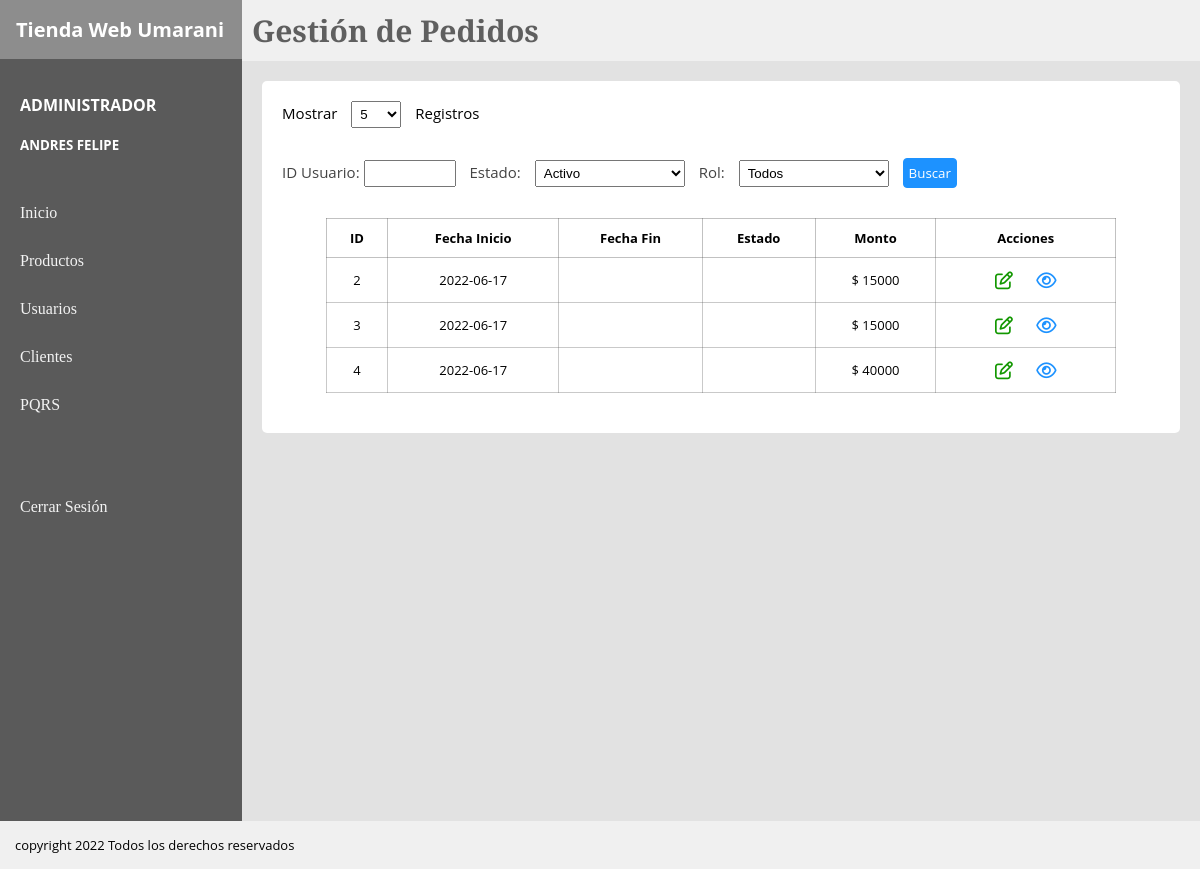
The app's page /View/pedidos.php (signed in), older data.
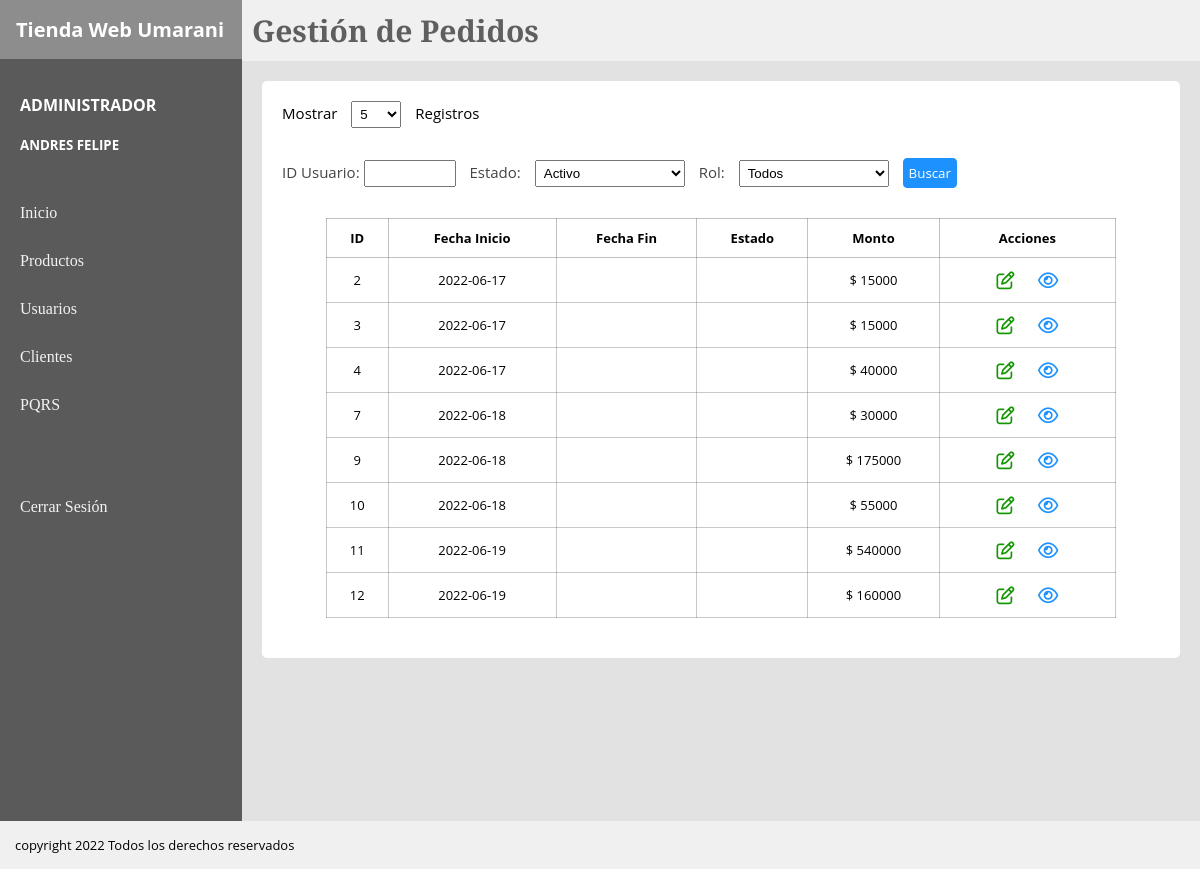
The same page, newer data.
### tables this page shows
CREATE TABLE `pedido` (
  `pedidoId` int(11) NOT NULL,
  `pedidoFechaInicio` date NOT NULL,
  `pedidoFechaFin` date DEFAULT NULL,
  `pedidoEstado` varchar(20) NOT NULL,
  `pedidoClienteId` int(11) NOT NULL,
  `pedidoUsuarioId` int(11) DEFAULT NULL,
  `pedidoFacturaId` int(11) NOT NULL,
  `pedidoCostoTotal` int(11) NOT NULL,
  PRIMARY KEY (`pedidoId`),
  KEY `fk_pedidoFacturaId` (`pedidoFacturaId`),
  KEY `fk_ordenClienteId` (`pedidoClienteId`),
  KEY `fk_pedidoUsuarioId` (`pedidoUsuarioId`),
  CONSTRAINT `fk_ordenClienteId` FOREIGN KEY (`pedidoClienteId`) REFERENCES `cliente` (`clienteId`),
  CONSTRAINT `fk_pedidoFacturaId` FOREIGN KEY (`pedidoFacturaId`) REFERENCES `factura` (`facturaId`),
  CONSTRAINT `fk_pedidoUsuarioId` FOREIGN KEY (`pedidoUsuarioId`) REFERENCES `usuariotienda` (`usuarioId`)
);

### Controller/mostrarPedidos.php (called while the page is built)
<?php
require_once("../Model/M_Pedidos.php");
$ped2 = new Pedido();
$registros = $ped2->verPedido();
?>

### Model/M_Pedidos.php (called while the page is built, shortened)
<?php
    class Pedido {
            private $ped;
        public function __construct()
        {
            $this->ped = new mysqli('localhost','root','','proyecto');
        }
        public function verPedido(){
            $query = $this->ped->query("SELECT * FROM pedido
            JOIN factura
            ON pedidoFacturaId = facturaId");
            $retorno = [];
            $i = 0;
            while($fila = $query->fetch_assoc()) {
                $retorno[$i] = $fila;
                $i++;
            }
            return $retorno;
        }
    }
?>

### View/pedidos.php (the view, shortened to what this page needs)
<?php
    require_once('../Controller/mostrarPedidos.php');
?>
<!DOCTYPE html>
<html lang="en">
<head>
</head>
<body>
<link rel="stylesheet" href="../CSS/tiendaEstilos.css">
    <div class="padre">
        <div class="board">
            <div class="titulo">
                <h1>Tienda Web Umarani</h1>
            </div>
            <div class="usuario">
                <h4><?php echo "$_SESSION[rol] "; ?></h4>
                <h5><?php echo "$_SESSION[nombre] $_SESSION[apellido] "; ?></h5>
            </div>
            <nav class="secciones">
                <a href="#">Inicio</a>
                <a href="../View/Productos.php">Productos</a>
                <a href="../View/Usuarios.php">Usuarios</a>
                <a href="../View/adminClientes.php">Clientes</a>
                <a href="../View/PQRS.php">PQRS</a> <br><br><br>
                <a href="../Controller/cerrarSesion.php">Cerrar Sesión</a>
            </nav>
        </div>
        <div class="content">
        <header class="header">
            <h1>Gestión de Pedidos</h1>
        </header>
        <section class="section">
            <div class="container">
                <div class="registros">
                 <p> Mostrar  <select name="" id="">
                    <option value="">5</option>
               </select>  Registros </p>
                </div>
                <div class="filtros" >
                    <form action="">
                        <label for="id">ID Usuario: </label>
                        <input name="id" type="text" class="idpedido">
                        <label for=""> Estado: </label>
                        <select name="" id="">Estado
                            <option value="">Activo</option>
                        </select>
                        <label for=""> Rol: </label>
                        <select name="" id="">Estado
                            <option value="">Todos</option>
                        </select>
                        <input class="searchButton" type="button" value="Buscar">
                    </form>
                </div>
                <table>
                    <tr>
                        <th>ID</th>
                        <th>Fecha Inicio</th>
                        <th>Fecha Fin</th>
                        <th>Estado</th>
                        <th>Monto</th>
                        <th>Acciones</th>
                    </tr>
                     <?php
                        foreach($registros as $pedido){
                     ?>
                    <tr class="información" >
                        <td> <?php echo $pedido['pedidoId']   ?> </td>
                        <td> <?php echo $pedido['pedidoFechaInicio']   ?></td>
                        <td> <?php echo $pedido['pedidoFechaFin']   ?></td>
                        <td> <?php echo $pedido['pedidoEstado']   ?></td>
                        <td> <?php echo "$ " . $pedido['pedidoCostoTotal']   ?></td>
                        <td>
                            <a class="edit" href="DetalleUsuario.php?tabla=<?php echo "$user[usuarioId]" ?>"><i class="far fa-edit"></i></i></a>
                            <a class="detail" href="detalleUsuario.php"><i class="far fa-eye"></i></a>
                        </td>
                        <?php
                        }
                     ?>
                </table>
            </div>
        </section>
        </div>
    </div>
    <footer class="footer">
        <p>copyright 2022 Todos los derechos reservados</p>
    </footer>
</body>
</html>

### CSS/tiendaEstilos.css (style rules this page uses)
* { padding: 0px; margin: 0px; }
.padre { display: flex; }
.board { background: #5a5a5a; flex: 1 1 auto; height: auto; }
.titulo { background: #8d8d8d; padding: 10px; }
.titulo h1 { font-family: 'Open Sans', sans-serif; font-size: 20px; padding: 6px; color:rgb(255, 255, 255); }
.usuario { padding: 10px; margin-top: 15px; }
.usuario h4 { color: rgb(255, 255, 255); font-family: 'Open Sans', sans-serif; padding: 10px; }
.usuario h5 { color: rgb(255, 255, 255); font-family: 'Open Sans', sans-serif; padding: 10px; }
.secciones { padding: 10px; }
.secciones a { display: block; padding: 10px; color: rgb(243, 243, 243); text-decoration: none; margin-top: 10px; font-family: 'Bitter', serif; transition: 0.3s ease-in-out; }
.content { flex: 100 1 auto; }
.header { background: #f0f0f0; }
.header h1 { font-family: 'Bitter', serif; font-size: 30px; padding: 10px; color: rgb(95, 95, 95); }
.section { background: #e2e2e2; padding: 20px; min-height: 720px; }
.container { padding: 20px; border-radius: 5px; background: #ffffff; }
table { margin-left: auto; margin-right: auto; border: 1px solid rgba(95, 95, 95, 0.384); border-collapse: collapse; width: 90%; font-family: 'Open Sans', sans-serif; font-size: 13px; }
th { border: 1px solid rgba(95, 95, 95, 0.384); text-align: center; padding: 10px; }
td { border: 0.5px solid rgba(95, 95, 95, 0.336); padding: 10px; text-align: center; }
.detail { color: #1d92ff; font-size: 18px; padding: 10px; }
.edit { color: rgb(18, 151, 0); font-size: 18px; padding: 10px; }
.registros { font-family: 'Open Sans', sans-serif; font-size: 15px; }
select { width: 50px; margin: 0px 10px; padding: 4px; }
.filtros { margin: 30px 0px; font-family: 'Open Sans', sans-serif; font-size: 15px; color: #444444; }
.filtros select { width: 150px; overflow: hidden; }
.idpedido { width: 80px; padding: 4px; margin-right: 10px; overflow: hidden; }
.searchButton { padding: 5px; font-family: 'Open Sans', sans-serif; background: #1d92ff; color: #fff; border: 0.5px solid #1d92ff; border-radius: 4px; cursor: pointer; }
.footer { background: #f0f0f0; padding: 15px; font-family: 'Open Sans', sans-serif; font-size: 13px; }

Row changes from the older to the newer data that the page shows:
added pedido: pedidoId "7", pedidoFechaInicio "2022-06-18", pedidoCostoTotal "30000"
added pedido: pedidoId "9", pedidoFechaInicio "2022-06-18", pedidoCostoTotal "175000"
added pedido: pedidoId "10", pedidoFechaInicio "2022-06-18", pedidoCostoTotal "55000"
added pedido: pedidoId "11", pedidoFechaInicio "2022-06-19", pedidoCostoTotal "540000"
added pedido: pedidoId "12", pedidoFechaInicio "2022-06-19", pedidoCostoTotal "160000"
